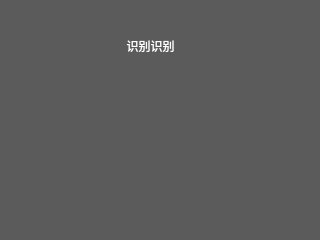
<?xml version="1.0" encoding="UTF-8"?>
<ui version="4.0">
 <class>Recfailtip</class>
 <widget class="QWidget" name="Recfailtip">
  <property name="geometry">
   <rect>
    <x>0</x>
    <y>0</y>
    <width>320</width>
    <height>240</height>
   </rect>
  </property>
  <property name="palette">
   <palette>
    <active>
     <colorrole role="WindowText">
      <brush brushstyle="SolidPattern">
       <color alpha="255">
        <red>255</red>
        <green>255</green>
        <blue>255</blue>
       </color>
      </brush>
     </colorrole>
     <colorrole role="Base">
      <brush brushstyle="SolidPattern">
       <color alpha="255">
        <red>255</red>
        <green>255</green>
        <blue>255</blue>
       </color>
      </brush>
     </colorrole>
     <colorrole role="Window">
      <brush brushstyle="SolidPattern">
       <color alpha="255">
        <red>91</red>
        <green>91</green>
        <blue>91</blue>
       </color>
      </brush>
     </colorrole>
    </active>
    <inactive>
     <colorrole role="WindowText">
      <brush brushstyle="SolidPattern">
       <color alpha="255">
        <red>255</red>
        <green>255</green>
        <blue>255</blue>
       </color>
      </brush>
     </colorrole>
     <colorrole role="Base">
      <brush brushstyle="SolidPattern">
       <color alpha="255">
        <red>255</red>
        <green>255</green>
        <blue>255</blue>
       </color>
      </brush>
     </colorrole>
     <colorrole role="Window">
      <brush brushstyle="SolidPattern">
       <color alpha="255">
        <red>91</red>
        <green>91</green>
        <blue>91</blue>
       </color>
      </brush>
     </colorrole>
    </inactive>
    <disabled>
     <colorrole role="WindowText">
      <brush brushstyle="SolidPattern">
       <color alpha="255">
        <red>120</red>
        <green>120</green>
        <blue>120</blue>
       </color>
      </brush>
     </colorrole>
     <colorrole role="Base">
      <brush brushstyle="SolidPattern">
       <color alpha="255">
        <red>91</red>
        <green>91</green>
        <blue>91</blue>
       </color>
      </brush>
     </colorrole>
     <colorrole role="Window">
      <brush brushstyle="SolidPattern">
       <color alpha="255">
        <red>91</red>
        <green>91</green>
        <blue>91</blue>
       </color>
      </brush>
     </colorrole>
    </disabled>
   </palette>
  </property>
  <property name="windowTitle">
   <string>Form</string>
  </property>
  <widget class="QLabel" name="label">
   <property name="geometry">
    <rect>
     <x>110</x>
     <y>20</y>
     <width>141</width>
     <height>51</height>
    </rect>
   </property>
   <property name="text">
    <string>     识别识别</string>
   </property>
  </widget>
  <widget class="QLabel" name="label_2">
   <property name="geometry">
    <rect>
     <x>30</x>
     <y>90</y>
     <width>91</width>
     <height>121</height>
    </rect>
   </property>
   <property name="text">
    <string/>
   </property>
  </widget>
  <widget class="QLabel" name="label_3">
   <property name="geometry">
    <rect>
     <x>150</x>
     <y>100</y>
     <width>91</width>
     <height>41</height>
    </rect>
   </property>
   <property name="text">
    <string/>
   </property>
  </widget>
 </widget>
 <resources/>
 <connections/>
</ui>
